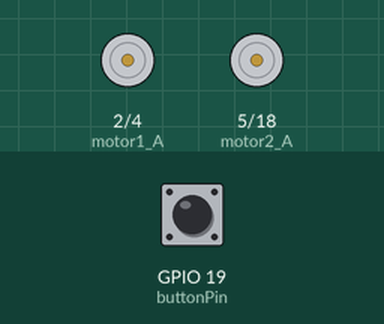
Recording of a sketch running on a simulated ESP32. On the bench: motor-driver pin pairs drawn as motors (green arrow = first pin HIGH = forward, orange = second pin HIGH = backward, longer = more drive). Inputs (shaded band) come from the test bench; at power-on: GPIO 19 (buttonPin) HIGH.

Above: at 1.2 s.
1.3 s: GPIO 19 (buttonPin) pulled LOW for 0.15 s
At 1.8 s:
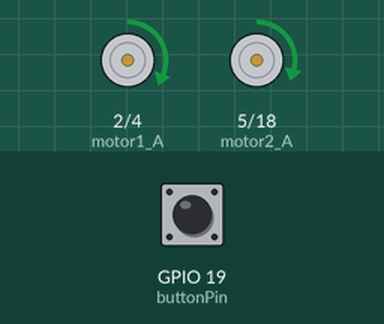
At 9.19 s:
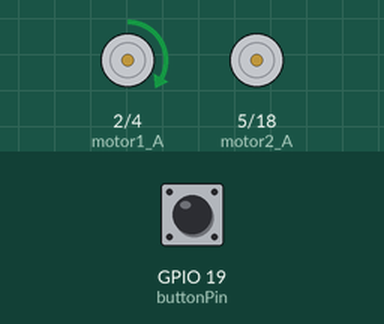
Timing chart, 0 to 16.3 s (numbered marks = the images above; inputs shaded):
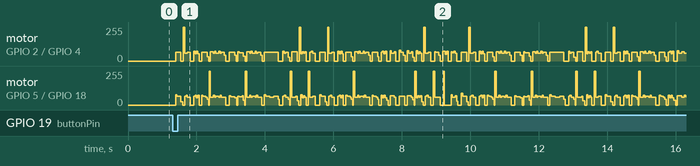

The sketch:

ESP32_BadApple.ino
```cpp
// ------------------- 马达引脚定义 -------------------
const int motor1_A = 2;  // 马达1（高音）接 L9110S A-1A
const int motor1_B = 4;  // 马达1 接 A-1B
const int motor2_A = 5;  // 马达2（低音）接 L9110S B-1A
const int motor2_B = 18; // 马达2 接 B-1B

// ------------------- 按钮引脚定义（GPIO19） -------------------
const int buttonPin = 19;  // 按钮一端接GPIO19，另一端接GND
bool hasPlayed = false;    // 播放标记：防止重复播放

// ------------------- 蜂鸣器标准音符频率表 -------------------
// ------------------- 3个完整八度 蜂鸣器标准音符频率表 -------------------
// 第1个八度：低音八度（C3 - B3，低沉音调，适合马达2低音部）
#define NOTE_C3  131  // 低音Do
#define NOTE_D3  147  // 低音Re
#define NOTE_E3  165  // 低音Mi
#define NOTE_F3  175  // 低音Fa
#define NOTE_G3  196  // 低音So
#define NOTE_A3  220  // 低音La
#define NOTE_B3  247  // 低音Si

// 第2个八度：中音八度（C4 - B4，基准音调，双马达同步/主旋律）
#define NOTE_C4  262  // 中央Do
#define NOTE_D4  294  // 中音Re
#define NOTE_E4  330  // 中音Mi
#define NOTE_F4  349  // 中音Fa
#define NOTE_G4  392  // 中音So
#define NOTE_A4  440  // 中音La
#define NOTE_B4  494  // 中音Si

// 第3个八度：高音八度（C5 - B5，尖锐音调，适合马达1高音部）
#define NOTE_C5  523  // 高音Do
#define NOTE_D5  587  // 高音Re
#define NOTE_E5  659  // 高音Mi
#define NOTE_F5  698  // 高音Fa
#define NOTE_G5  784  // 高音So
#define NOTE_A5  880  // 高音La
#define NOTE_B5  988  // 高音Si

// 节拍参数（控制速度）
#define BPM 120        // 每分钟节拍数（可调整：90=慢，150=快）
#define QUARTER_NOTE 1 // 四分音符
#define EIGHTH_NOTE 0.5// 八分音符

// PWM配置（占空比50%，声音模拟蜂鸣器）
const int PWM_DUTY = 128;  // 0-255，128=50%占空比

void setup() {
  // 马达引脚初始化
  pinMode(motor1_A, OUTPUT);
  pinMode(motor1_B, OUTPUT);
  pinMode(motor2_A, OUTPUT);
  pinMode(motor2_B, OUTPUT);

  //按钮引脚初始化（内部上拉，稳定防抖动）
  pinMode(buttonPin, INPUT_PULLUP);

  // 初始停止
  motorStop(1);
  motorStop(2);
}

void loop() {
  // 按键检测
  int btnState = digitalRead(buttonPin);

  // 按钮按下（INPUT_PULLUP模式下，按下为LOW）且未播放过
  if (btnState == LOW && !hasPlayed) {
    delay(20);  // 简单消抖，过滤机械抖动
    if (digitalRead(buttonPin) == LOW) { // 再次确认按下
      playYourBadApple(); // 播放你原有的音乐（一遍即停）
      hasPlayed = true;   // 标记已播放，防止按住重复触发
    }
  }

  // 按钮松开后，重置标记，允许下次点击
  if (btnState == HIGH) {
    hasPlayed = false;
  }
}

// Bad Apple!
void playYourBadApple() {
  playTone(0, NOTE_D3, EIGHTH_NOTE);   // 低音Re（2）
  playTone(0, NOTE_E3, EIGHTH_NOTE);   // 低音Mi（3）
  playTone(0, NOTE_F3, EIGHTH_NOTE);   // 低音Fa（4）
  playTone(0, NOTE_G3, EIGHTH_NOTE);   // 低音So（5）
  playTone(0, NOTE_A3, QUARTER_NOTE);  // 低音La（6）
  delay(50); // 小节间隔

  playTone(0, NOTE_D4, EIGHTH_NOTE);   // 中音Re（2）
  playTone(0, NOTE_C4, EIGHTH_NOTE);   // 中音Do（1）
  playTone(0, NOTE_A3, QUARTER_NOTE);  // 低音La（6）
  playTone(0, NOTE_D3, QUARTER_NOTE);  // 低音Re（2）
  delay(50); // 小节间隔

  playTone(0, NOTE_A3, EIGHTH_NOTE);   // 低音La（6）
  playTone(0, NOTE_G3, EIGHTH_NOTE);   // 低音So（5）
  playTone(0, NOTE_F3, EIGHTH_NOTE);   // 低音Fa（4）
  playTone(0, NOTE_E3, EIGHTH_NOTE);   // 低音Mi（3）
  delay(50); // 小节间隔

  playTone(0, NOTE_D3, EIGHTH_NOTE);   // 低音Re（2）
  playTone(0, NOTE_E3, EIGHTH_NOTE);   // 低音Mi（3）
  playTone(0, NOTE_F3, EIGHTH_NOTE);   // 低音Fa（4）
  playTone(0, NOTE_G3, EIGHTH_NOTE);   // 低音So（5）
  playTone(0, NOTE_A3, QUARTER_NOTE);  // 低音La（6）
  playTone(0, NOTE_G3, EIGHTH_NOTE);   // 低音So（5）
  playTone(0, NOTE_F3, EIGHTH_NOTE);   // 低音Fa（4）
  playTone(0, NOTE_E3, EIGHTH_NOTE);   // 低音Mi（3）
  playTone(0, NOTE_D3, EIGHTH_NOTE);   // 低音Re（2）
  playTone(0, NOTE_E3, EIGHTH_NOTE);   // 低音Mi（3）
  playTone(0, NOTE_F3, EIGHTH_NOTE);   // 低音Fa（4）
  playTone(0, NOTE_E3, EIGHTH_NOTE);   // 低音Mi（3）
  playTone(0, NOTE_D3, EIGHTH_NOTE);   // 低音Re（2）
  playTone(0, NOTE_C3, EIGHTH_NOTE);   // 低音Do（1）
  playTone(0, NOTE_E3, EIGHTH_NOTE);   // 低音Mi（3）
  delay(40); // 小节间隔

  playTone(0, NOTE_D3, EIGHTH_NOTE);   // 低音Re（2）
  playTone(0, NOTE_E3, EIGHTH_NOTE);   // 低音Mi（3）
  playTone(0, NOTE_F3, EIGHTH_NOTE);   // 低音Fa（4）
  playTone(0, NOTE_G3, EIGHTH_NOTE);   // 低音So（5）
  playTone(0, NOTE_A3, QUARTER_NOTE);  // 低音La（6）
  delay(50); // 小节间隔

  playTone(0, NOTE_D4, EIGHTH_NOTE);   // 中音Re（2）
  playTone(0, NOTE_C4, EIGHTH_NOTE);   // 中音Do（1）
  playTone(0, NOTE_A3, QUARTER_NOTE);  // 低音La（6）
  playTone(0, NOTE_D3, QUARTER_NOTE);  // 低音Re（2）
  delay(50); // 小节间隔

  playTone(0, NOTE_A3, EIGHTH_NOTE);   // 低音La（6）
  playTone(0, NOTE_G3, EIGHTH_NOTE);   // 低音So（5）
  playTone(0, NOTE_F3, EIGHTH_NOTE);   // 低音Fa（4）
  playTone(0, NOTE_E3, EIGHTH_NOTE);   // 低音Mi（3）
  delay(50); // 小节间隔

  playTone(0, NOTE_D3, EIGHTH_NOTE);   // 低音Re（2）
  playTone(0, NOTE_E3, EIGHTH_NOTE);   // 低音Mi（3）
  playTone(0, NOTE_F3, EIGHTH_NOTE);   // 低音Fa（4）
  playTone(0, NOTE_G3, EIGHTH_NOTE);   // 低音So（5）
  playTone(0, NOTE_A3, QUARTER_NOTE);  // 低音La（6）
  delay(50); // 小节间隔

  playTone(0, NOTE_G3, EIGHTH_NOTE);   // 低音So（5）
  playTone(0, NOTE_F3, EIGHTH_NOTE);   // 低音Fa（4）
  playTone(0, NOTE_E3, QUARTER_NOTE);  // 低音Mi（3）
  playTone(0, NOTE_F3, QUARTER_NOTE);  // 低音Fa（4）
  playTone(0, NOTE_G3, QUARTER_NOTE);  // 低音So（5）
  playTone(0, NOTE_A3, QUARTER_NOTE);  // 低音La（6）
  delay(50); // 小节间隔

  playTone(0, NOTE_C4, EIGHTH_NOTE);   // 中音Do（1）
  playTone(0, NOTE_D4, EIGHTH_NOTE);   // 中音Re（2）
  playTone(0, NOTE_A3, EIGHTH_NOTE);   // 低音La（6）
  playTone(0, NOTE_G3, EIGHTH_NOTE);   // 低音So（5）
  playTone(0, NOTE_A3, QUARTER_NOTE);  // 低音La（6）
  delay(50); // 小节间隔

  playTone(0, NOTE_G3, EIGHTH_NOTE);   // 低音So（5）
  playTone(0, NOTE_A3, EIGHTH_NOTE);   // 低音La（6）
  playTone(0, NOTE_C4, EIGHTH_NOTE);   // 中音Do（1）
  playTone(0, NOTE_D4, EIGHTH_NOTE);   // 中音Re（2）
  playTone(0, NOTE_A3, EIGHTH_NOTE);   // 低音La（6）
  playTone(0, NOTE_G3, EIGHTH_NOTE);   // 低音So（5）
  playTone(0, NOTE_A3, QUARTER_NOTE);  // 低音La（6）
  delay(50); // 小节间隔

  playTone(0, NOTE_G3, EIGHTH_NOTE);   // 低音So（5）
  playTone(0, NOTE_A3, EIGHTH_NOTE);   // 低音La（6）
  playTone(0, NOTE_G3, EIGHTH_NOTE);   // 低音So（5）
  playTone(0, NOTE_F3, EIGHTH_NOTE);   // 低音Fa（4）
  playTone(0, NOTE_E3, EIGHTH_NOTE);   // 低音Mi（3）
  playTone(0, NOTE_C3, EIGHTH_NOTE);   // 低音Do（1）
  playTone(0, NOTE_D3, QUARTER_NOTE);  // 低音Re（2）
  delay(50); // 小节间隔

  playTone(0, NOTE_C3, EIGHTH_NOTE);   // 低音Do（1）
  playTone(0, NOTE_D3, EIGHTH_NOTE);  // 低音Re（2）
  playTone(0, NOTE_E3, EIGHTH_NOTE);   // 低音Mi（3）
  playTone(0, NOTE_F3, EIGHTH_NOTE);   // 低音Fa（4）
  playTone(0, NOTE_G3, EIGHTH_NOTE);   // 低音So（5）
  playTone(0, NOTE_A3, EIGHTH_NOTE);   // 低音La（6）
  playTone(0, NOTE_D3, QUARTER_NOTE);  // 低音Re（2）
  delay(50); // 小节间隔

  playTone(0, NOTE_G3, EIGHTH_NOTE);   // 低音So（5）
  playTone(0, NOTE_A3, EIGHTH_NOTE);   // 低音La（6）
  playTone(0, NOTE_C4, EIGHTH_NOTE);   // 中音Do（1）
  playTone(0, NOTE_D4, EIGHTH_NOTE);   // 中音Re（2）
  playTone(0, NOTE_A3, EIGHTH_NOTE);   // 低音La（6）
  playTone(0, NOTE_G3, EIGHTH_NOTE);   // 低音So（5）
  playTone(0, NOTE_A3, QUARTER_NOTE);  // 低音La（6）
  delay(50); // 小节间隔

  playTone(0, NOTE_G3, EIGHTH_NOTE);   // 低音So（5）
  playTone(0, NOTE_A3, EIGHTH_NOTE);   // 低音La（6）
  playTone(0, NOTE_C4, EIGHTH_NOTE);   // 中音Do（1）
  playTone(0, NOTE_D4, EIGHTH_NOTE);   // 中音Re（2）
  playTone(0, NOTE_A3, EIGHTH_NOTE);   // 低音La（6）
  playTone(0, NOTE_G3, EIGHTH_NOTE);   // 低音So（5）
  playTone(0, NOTE_A3, QUARTER_NOTE);  // 低音La（6）
  delay(50); // 小节间隔

  playTone(0, NOTE_D4, EIGHTH_NOTE);   // 中音Re（2）
  playTone(0, NOTE_E4, EIGHTH_NOTE);   // 中音Mi（3）
  playTone(0, NOTE_G4, EIGHTH_NOTE);   // 中音So（5）
  playTone(0, NOTE_E4, EIGHTH_NOTE);   // 中音Mi（3）
  playTone(0, NOTE_D4, EIGHTH_NOTE);   // 中音Re（2）
  playTone(0, NOTE_C4, EIGHTH_NOTE);   // 中音Do（1）
  playTone(0, NOTE_A3, QUARTER_NOTE);   // 低音La（6）
  delay(50); // 小节间隔

  playTone(0, NOTE_G3, EIGHTH_NOTE);   // 低音So（5）
  playTone(0, NOTE_A3, EIGHTH_NOTE);   // 低音La（6）
  playTone(0, NOTE_G3, EIGHTH_NOTE);   // 低音So（5）
  playTone(0, NOTE_F3, EIGHTH_NOTE);   // 低音Fa（4）
  playTone(0, NOTE_E3, EIGHTH_NOTE);   // 低音Mi（3）
  playTone(0, NOTE_C3, EIGHTH_NOTE);   // 低音Do（1）
  playTone(0, NOTE_D3, QUARTER_NOTE);  // 低音Re（2）
  delay(50); // 小节间隔


  // 播放结束后强制停止马达
  motorStop(1);
  motorStop(2);
}

// ------------------- 播放单个音符（核心：高频PWM连续驱动） -------------------
// motorNum: 1=马达1 2=马达2 0=双马达同步
// freq: 音符频率（Hz）
// duration: 节拍时长
void playTone(int motorNum, int freq, float duration) {
  int noteTime = (60000 / BPM) * duration;  // 音符播放时间（毫秒）
  int pulseTime = 1000000 / (2 * freq);     // PWM脉冲半周期（微秒），模拟高频振动

  // 连续输出高频PWM，模拟蜂鸣器连续音
  unsigned long start = millis();
  while (millis() - start < noteTime - 50) {  // 减去50ms间隔，避免连音
    if (motorNum == 1 || motorNum == 0) {
      digitalWrite(motor1_A, HIGH);
      delayMicroseconds(pulseTime);
      digitalWrite(motor1_A, LOW);
      delayMicroseconds(pulseTime);
    }
    if (motorNum == 2 || motorNum == 0) {
      digitalWrite(motor2_A, HIGH);
      delayMicroseconds(pulseTime);
      digitalWrite(motor2_A, LOW);
      delayMicroseconds(pulseTime);
    }
  }

  // 音符间隔（避免粘连）
  motorStop(1);
  motorStop(2);
  delay(50);
}

// ------------------- 马达停止 -------------------
void motorStop(int motorNum) {
  if (motorNum == 1 || motorNum == 0) {
    digitalWrite(motor1_A, LOW);
  }
  if (motorNum == 2 || motorNum == 0) {
    digitalWrite(motor2_A, LOW);
  }
}
```
